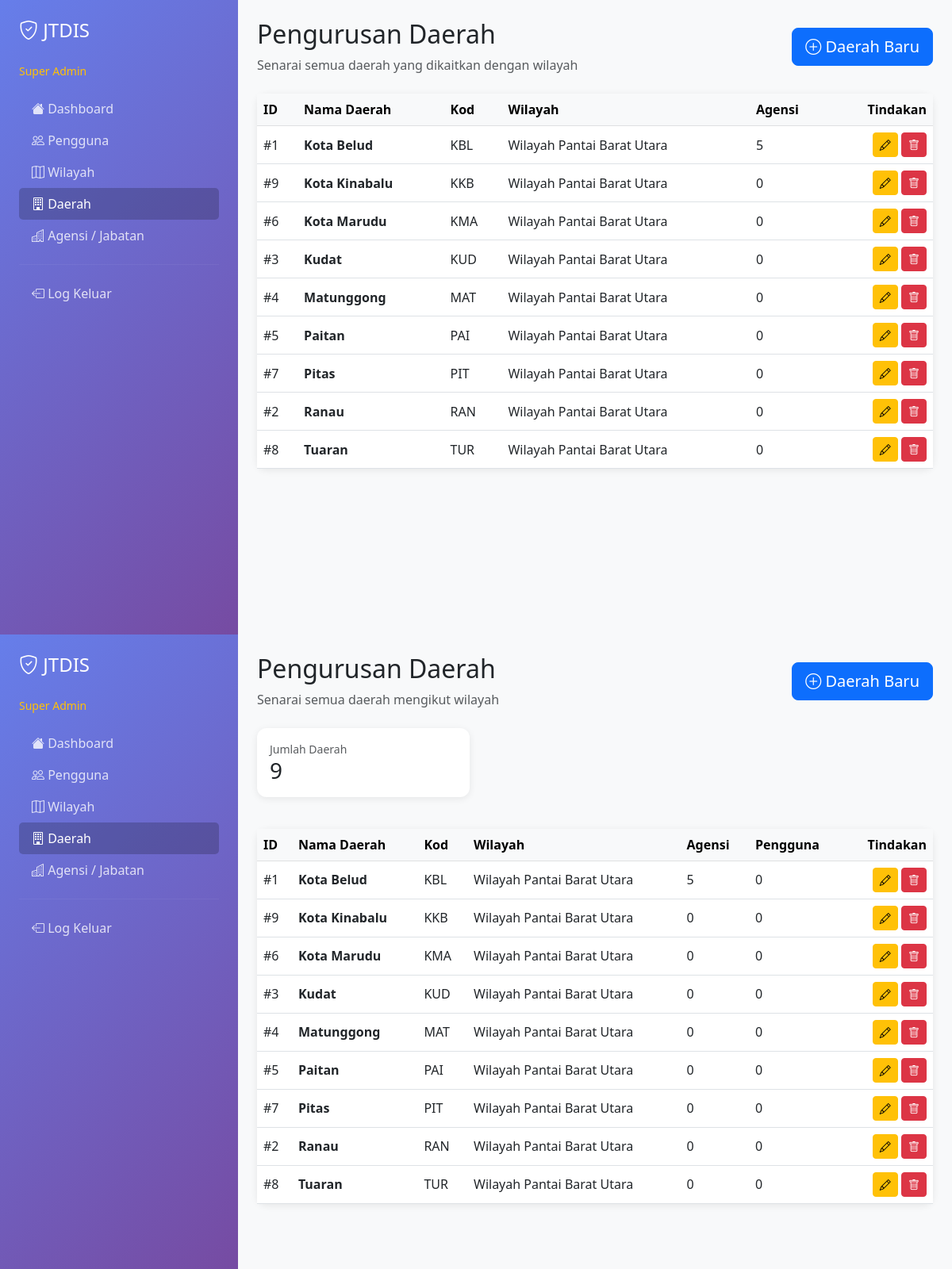
Screenshot of /pages/superadmin/daerah/index.php (signed in) with the database file from the repository.
### tables this page shows
CREATE TABLE `daerah` (
  `daerah_id` int(11) NOT NULL,
  `nama_daerah` varchar(100) NOT NULL,
  `wilayah_id` int(11) NOT NULL,
  `kod_daerah` varchar(20) DEFAULT NULL
);

CREATE TABLE `wilayah` (
  `wilayah_id` int(11) NOT NULL,
  `nama_wilayah` varchar(100) NOT NULL,
  `jenis` enum('ibu_pejabat','wilayah') NOT NULL,
  `kod_wilayah` varchar(20) DEFAULT NULL
);

### includes/functions.php (called while the page is built, shortened)
<?php
function escapeOutput($text) {
    return htmlspecialchars($text, ENT_QUOTES, 'UTF-8');
}
?>

### pages/superadmin/daerah/index.php (the view, shortened to what this page needs)
<?php
require_once '../../../includes/functions.php';
$query = "SELECT d.*, w.nama_wilayah,
          (SELECT COUNT(*) FROM agensi a WHERE a.daerah_id = d.daerah_id) AS jumlah_agensi
          FROM daerah d
          JOIN wilayah w ON d.wilayah_id = w.wilayah_id
          ORDER BY w.nama_wilayah ASC, d.nama_daerah ASC";
$result = mysqli_query($conn, $query);
$daerah_list = $result ? mysqli_fetch_all($result, MYSQLI_ASSOC) : [];
?>
<!DOCTYPE html>
<html lang="ms">
<head>
    <link href="https://cdn.jsdelivr.net/npm/bootstrap@5.3.0/dist/css/bootstrap.min.css" rel="stylesheet">
    <link rel="stylesheet" href="https://cdn.jsdelivr.net/npm/bootstrap-icons@1.10.0/font/bootstrap-icons.css">
</head>
<body>
<div class="container-fluid">
    <div class="row">
        <div class="col-md-3 sidebar p-4">
            <h4 class="mb-4"><i class="bi bi-shield-check"></i> JTDIS</h4>
            <p class="text-warning mb-3"><small>Super Admin</small></p>
            <nav class="nav flex-column">
                <a class="nav-link" href="../dashboard.php"><i class="bi bi-house-fill"></i> Dashboard</a>
                <a class="nav-link" href="../pengguna/index.php"><i class="bi bi-people"></i> Pengguna</a>
                <a class="nav-link" href="../wilayah/index.php"><i class="bi bi-map"></i> Wilayah</a>
                <a class="nav-link active" href="index.php"><i class="bi bi-building"></i> Daerah</a>
                <a class="nav-link" href="../agensi/index.php"><i class="bi bi-buildings"></i> Agensi / Jabatan</a>
                <hr style="border-color: rgba(255,255,255,0.2);">
                <a class="nav-link" href="../../logout.php"><i class="bi bi-box-arrow-left"></i> Log Keluar</a>
            </nav>
        </div>
        <div class="col-md-9 p-4">
            <div class="d-flex justify-content-between align-items-center mb-4">
                <div>
                    <h2>Pengurusan Daerah</h2>
                    <p class="text-muted mb-0">Senarai semua daerah yang dikaitkan dengan wilayah</p>
                </div>
                <a href="tambah.php" class="btn btn-primary btn-lg"><i class="bi bi-plus-circle"></i> Daerah Baru</a>
            </div>
            <div class="card">
                <div class="table-responsive">
                    <table class="table table-hover mb-0 align-middle">
                        <thead class="table-light">
                        <tr>
                            <th>ID</th>
                            <th>Nama Daerah</th>
                            <th>Kod</th>
                            <th>Wilayah</th>
                            <th>Agensi</th>
                            <th class="text-end">Tindakan</th>
                        </tr>
                        </thead>
                        <tbody>
                        <?php if (!empty($daerah_list)): ?>
                            <?php foreach ($daerah_list as $row): ?>
                                <tr>
                                    <td>#<?php echo (int) $row['daerah_id']; ?></td>
                                    <td><strong><?php echo escapeOutput($row['nama_daerah']); ?></strong></td>
                                    <td><?php echo escapeOutput($row['kod_daerah'] ?? '-'); ?></td>
                                    <td><?php echo escapeOutput($row['nama_wilayah']); ?></td>
                                    <td><?php echo (int) $row['jumlah_agensi']; ?></td>
                                    <td class="text-end">
                                        <a href="edit.php?id=<?php echo (int) $row['daerah_id']; ?>" class="btn btn-sm btn-warning"><i class="bi bi-pencil"></i></a>
                                        <a href="hapus.php?id=<?php echo (int) $row['daerah_id']; ?>" class="btn btn-sm btn-danger" onclick="return confirm('Pasti untuk hapus daerah ini?');"><i class="bi bi-trash"></i></a>
                                    </td>
                                </tr>
                            <?php endforeach; ?>
                        <?php else: ?>
                            <tr><td colspan="6" class="text-center text-muted py-4">Tiada daerah dijumpai.</td></tr>
                        <?php endif; ?>
                        </tbody>
                    </table>
                </div>
            </div>
        </div>
    </div>
</div>
</body>
</html>
<?php
require_once '../../../includes/functions.php';
$stats_query = "SELECT COUNT(*) AS total_daerah FROM daerah";
$stats_result = mysqli_query($conn, $stats_query);
$stats = mysqli_fetch_assoc($stats_result);
$query = "SELECT d.*, w.nama_wilayah,
          (SELECT COUNT(*) FROM agensi a WHERE a.daerah_id = d.daerah_id) AS jumlah_agensi,
          (SELECT COUNT(*) FROM pengguna p WHERE p.daerah_id = d.daerah_id) AS jumlah_pengguna
          FROM daerah d
          JOIN wilayah w ON d.wilayah_id = w.wilayah_id
          ORDER BY w.nama_wilayah ASC, d.nama_daerah ASC";
$result = mysqli_query($conn, $query);
$daerah_list = $result ? mysqli_fetch_all($result, MYSQLI_ASSOC) : [];
?>
<!DOCTYPE html>
<html lang="ms">
<head>
    <link href="https://cdn.jsdelivr.net/npm/bootstrap@5.3.0/dist/css/bootstrap.min.css" rel="stylesheet">
    <link rel="stylesheet" href="https://cdn.jsdelivr.net/npm/bootstrap-icons@1.10.0/font/bootstrap-icons.css">
</head>
<body>
<div class="container-fluid">
    <div class="row">
        <div class="col-md-3 sidebar p-4">
            <h4 class="mb-4"><i class="bi bi-shield-check"></i> JTDIS</h4>
            <p class="text-warning mb-3"><small>Super Admin</small></p>
            <nav class="nav flex-column">
                <a class="nav-link" href="../dashboard.php"><i class="bi bi-house-fill"></i> Dashboard</a>
                <a class="nav-link" href="../pengguna/index.php"><i class="bi bi-people"></i> Pengguna</a>
                <a class="nav-link" href="../wilayah/index.php"><i class="bi bi-map"></i> Wilayah</a>
                <a class="nav-link active" href="index.php"><i class="bi bi-building"></i> Daerah</a>
                <a class="nav-link" href="../agensi/index.php"><i class="bi bi-buildings"></i> Agensi / Jabatan</a>
                <hr style="border-color: rgba(255,255,255,0.2);">
                <a class="nav-link" href="../../logout.php"><i class="bi bi-box-arrow-left"></i> Log Keluar</a>
            </nav>
        </div>
        <div class="col-md-9 p-4">
            <div class="d-flex justify-content-between align-items-center mb-4">
                <div>
                    <h2>Pengurusan Daerah</h2>
                    <p class="text-muted mb-0">Senarai semua daerah mengikut wilayah</p>
                </div>
                <a href="tambah.php" class="btn btn-primary btn-lg"><i class="bi bi-plus-circle"></i> Daerah Baru</a>
            </div>
            <div class="row mb-4">
                <div class="col-md-4 mb-3"><div class="card p-3"><small class="text-muted">Jumlah Daerah</small><h3 class="mb-0"><?php echo (int) ($stats['total_daerah'] ?? 0); ?></h3></div></div>
            </div>
            <div class="card">
                <div class="table-responsive">
                    <table class="table table-hover mb-0 align-middle">
                        <thead class="table-light">
                        <tr>
                            <th>ID</th>
                            <th>Nama Daerah</th>
                            <th>Kod</th>
                            <th>Wilayah</th>
                            <th>Agensi</th>
                            <th>Pengguna</th>
                            <th class="text-end">Tindakan</th>
                        </tr>
                        </thead>
                        <tbody>
                        <?php if (!empty($daerah_list)): ?>
                            <?php foreach ($daerah_list as $row): ?>
                                <tr>
                                    <td>#<?php echo (int) $row['daerah_id']; ?></td>
                                    <td><strong><?php echo escapeOutput($row['nama_daerah']); ?></strong></td>
                                    <td><?php echo escapeOutput($row['kod_daerah'] ?? '-'); ?></td>
                                    <td><?php echo escapeOutput($row['nama_wilayah']); ?></td>
                                    <td><?php echo (int) $row['jumlah_agensi']; ?></td>
                                    <td><?php echo (int) $row['jumlah_pengguna']; ?></td>
                                    <td class="text-end">
                                        <a href="edit.php?id=<?php echo (int) $row['daerah_id']; ?>" class="btn btn-sm btn-warning"><i class="bi bi-pencil"></i></a>
                                        <a href="hapus.php?id=<?php echo (int) $row['daerah_id']; ?>" class="btn btn-sm btn-danger" onclick="return confirm('Pasti untuk hapus daerah ini?');"><i class="bi bi-trash"></i></a>
                                    </td>
                                </tr>
                            <?php endforeach; ?>
                        <?php else: ?>
                            <tr><td colspan="7" class="text-center text-muted py-4">Tiada daerah dijumpai.</td></tr>
                        <?php endif; ?>
                        </tbody>
                    </table>
                </div>
            </div>
        </div>
    </div>
</div>
</body>
</html>

### pages/superadmin/daerah/index.php (style rules this page uses)
body { background-color: #f8f9fa; }
.sidebar { background: linear-gradient(135deg, #667eea 0%, #764ba2 100%); min-height: 100vh; color: white; }
.nav-link { color: rgba(255,255,255,0.8); }
.nav-link:hover, .nav-link.active { color: white; background: rgba(0,0,0,0.2); border-radius: 5px; }
.card { border: none; border-radius: 12px; box-shadow: 0 2px 10px rgba(0,0,0,0.08); }

### rows the page displays
daerah: daerah_id "1", nama_daerah "Kota Belud", kod_daerah "KBL", wilayah.nama_wilayah "Wilayah Pantai Barat Utara", jumlah_agensi "5", jumlah_pengguna "0"
daerah: daerah_id "9", nama_daerah "Kota Kinabalu", kod_daerah "KKB", wilayah.nama_wilayah "Wilayah Pantai Barat Utara", jumlah_agensi "0", jumlah_pengguna "0"
daerah: daerah_id "6", nama_daerah "Kota Marudu", kod_daerah "KMA", wilayah.nama_wilayah "Wilayah Pantai Barat Utara", jumlah_agensi "0", jumlah_pengguna "0"
daerah: daerah_id "3", nama_daerah "Kudat", kod_daerah "KUD", wilayah.nama_wilayah "Wilayah Pantai Barat Utara", jumlah_agensi "0", jumlah_pengguna "0"
daerah: daerah_id "4", nama_daerah "Matunggong", kod_daerah "MAT", wilayah.nama_wilayah "Wilayah Pantai Barat Utara", jumlah_agensi "0", jumlah_pengguna "0"
daerah: daerah_id "5", nama_daerah "Paitan", kod_daerah "PAI", wilayah.nama_wilayah "Wilayah Pantai Barat Utara", jumlah_agensi "0", jumlah_pengguna "0"
daerah: daerah_id "7", nama_daerah "Pitas", kod_daerah "PIT", wilayah.nama_wilayah "Wilayah Pantai Barat Utara", jumlah_agensi "0", jumlah_pengguna "0"
daerah: daerah_id "2", nama_daerah "Ranau", kod_daerah "RAN", wilayah.nama_wilayah "Wilayah Pantai Barat Utara", jumlah_agensi "0", jumlah_pengguna "0"
daerah: daerah_id "8", nama_daerah "Tuaran", kod_daerah "TUR", wilayah.nama_wilayah "Wilayah Pantai Barat Utara", jumlah_agensi "0", jumlah_pengguna "0"

### other values shown
$stats['total_daerah'] "9"
